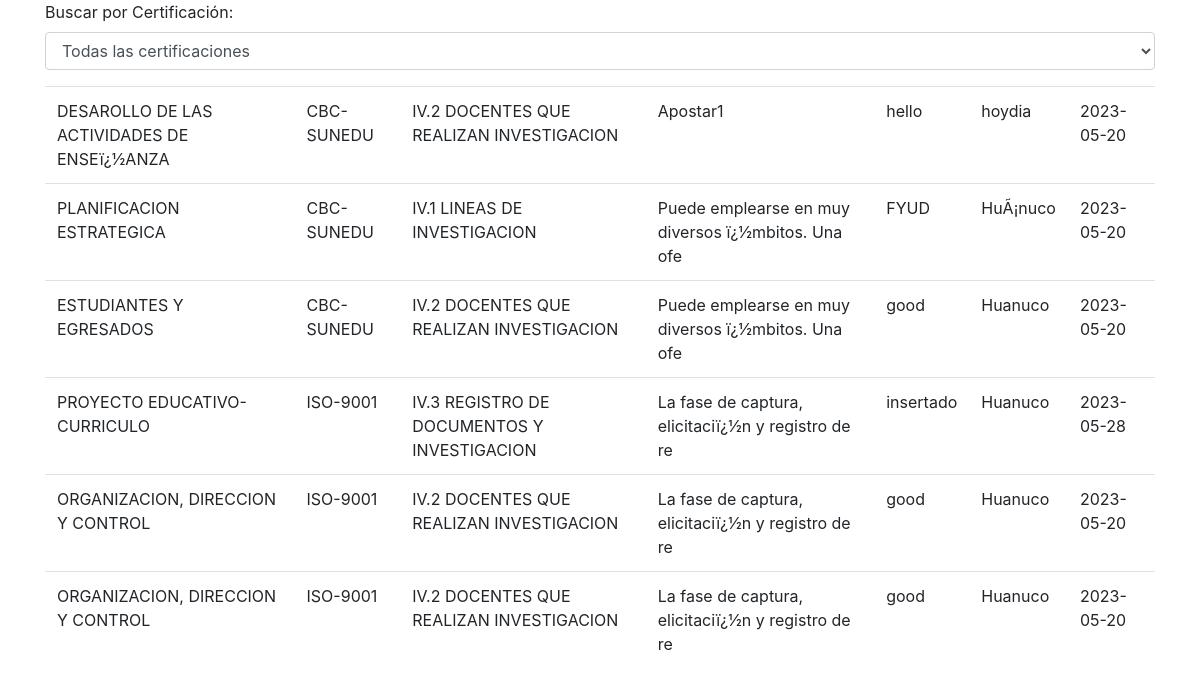
/hallazgo6.php, run on the app's committed database.
### tables this page shows
CREATE TABLE `inicio2` (
  `id` int(6) UNSIGNED NOT NULL,
  `proceso` varchar(50) NOT NULL,
  `certificacion` varchar(50) NOT NULL,
  `grupo` varchar(50) NOT NULL,
  `requisito` varchar(50) NOT NULL,
  `descripcion` text,
  `origen` varchar(50) NOT NULL,
  `fecha_hallazgo` date DEFAULT NULL
);

### hallazgo6.php (the view, shortened to what this page needs)
<!DOCTYPE html>
<html>
<head>
    <link rel="stylesheet" href="https://maxcdn.bootstrapcdn.com/bootstrap/4.0.0/css/bootstrap.min.css">
</head>
<body>
    <div class="container">
        <div class="form-group">
            <label for="certificacion">Buscar por Certificación:</label>
            <select class="form-control" id="certificacion" onchange="filterByCertification()">
                <option value="">Todas las certificaciones</option>
            </select>
        </div>
        <table class="table" id="registrosTable">
            <tbody>
                <?php
                $servername = "localhost";
                $username = "root";
                $password = "";
                $dbname = "usuarios";
                $conn = new mysqli($servername, $username, $password, $dbname);
                $consultaRegistros = "SELECT * FROM inicio2";
                $resultadoRegistros = $conn->query($consultaRegistros);
                if ($resultadoRegistros->num_rows > 0) {
                    while ($row = $resultadoRegistros->fetch_assoc()) {
                        echo "<tr>";
                        echo "<td>" . $row["proceso"] . "</td>";
                        echo "<td>" . $row["certificacion"] . "</td>";
                        echo "<td>" . $row["grupo"] . "</td>";
                        echo "<td>" . $row["requisito"] . "</td>";
                        echo "<td>" . $row["descripcion"] . "</td>";
                        echo "<td>" . $row["origen"] . "</td>";
                        echo "<td>" . $row["fecha_hallazgo"] . "</td>";
                        echo "</tr>";
                    }
                } else {
                    echo "<tr><td colspan='7'>No se encontraron registros.</td></tr>";
                }
                ?>
            </tbody>
        </table>
    </div>
</body>
</html>

### data on the page
inicio2: proceso "DESAROLLO DE LAS ACTIVIDADES DE ENSEï¿½ANZA", certificacion "CBC-SUNEDU", grupo "IV.2 DOCENTES QUE REALIZAN INVESTIGACION", requisito "Apostar1", descripcion "hello", origen "hoydia", fecha_hallazgo "2023-05-20"
inicio2: proceso "PLANIFICACION ESTRATEGICA", certificacion "CBC-SUNEDU", grupo "IV.1 LINEAS DE INVESTIGACION", requisito "Puede emplearse en muy diversos ï¿½mbitos. Una ofe", descripcion "FYUD", origen "HuÃ¡nuco", fecha_hallazgo "2023-05-20"
inicio2: proceso "ESTUDIANTES Y EGRESADOS", certificacion "CBC-SUNEDU", grupo "IV.2 DOCENTES QUE REALIZAN INVESTIGACION", requisito "Puede emplearse en muy diversos ï¿½mbitos. Una ofe", descripcion "good", origen "Huanuco", fecha_hallazgo "2023-05-20"
inicio2: proceso "PROYECTO EDUCATIVO-CURRICULO", certificacion "ISO-9001", grupo "IV.3 REGISTRO DE DOCUMENTOS Y INVESTIGACION", requisito "La fase de captura, elicitaciï¿½n y registro de re", descripcion "insertado", origen "Huanuco", fecha_hallazgo "2023-05-28"
inicio2: proceso "ORGANIZACION, DIRECCION Y CONTROL", certificacion "ISO-9001", grupo "IV.2 DOCENTES QUE REALIZAN INVESTIGACION", requisito "La fase de captura, elicitaciï¿½n y registro de re", descripcion "good", origen "Huanuco", fecha_hallazgo "2023-05-20"
inicio2: proceso "ORGANIZACION, DIRECCION Y CONTROL", certificacion "ISO-9001", grupo "IV.2 DOCENTES QUE REALIZAN INVESTIGACION", requisito "La fase de captura, elicitaciï¿½n y registro de re", descripcion "good", origen "Huanuco", fecha_hallazgo "2023-05-20"
